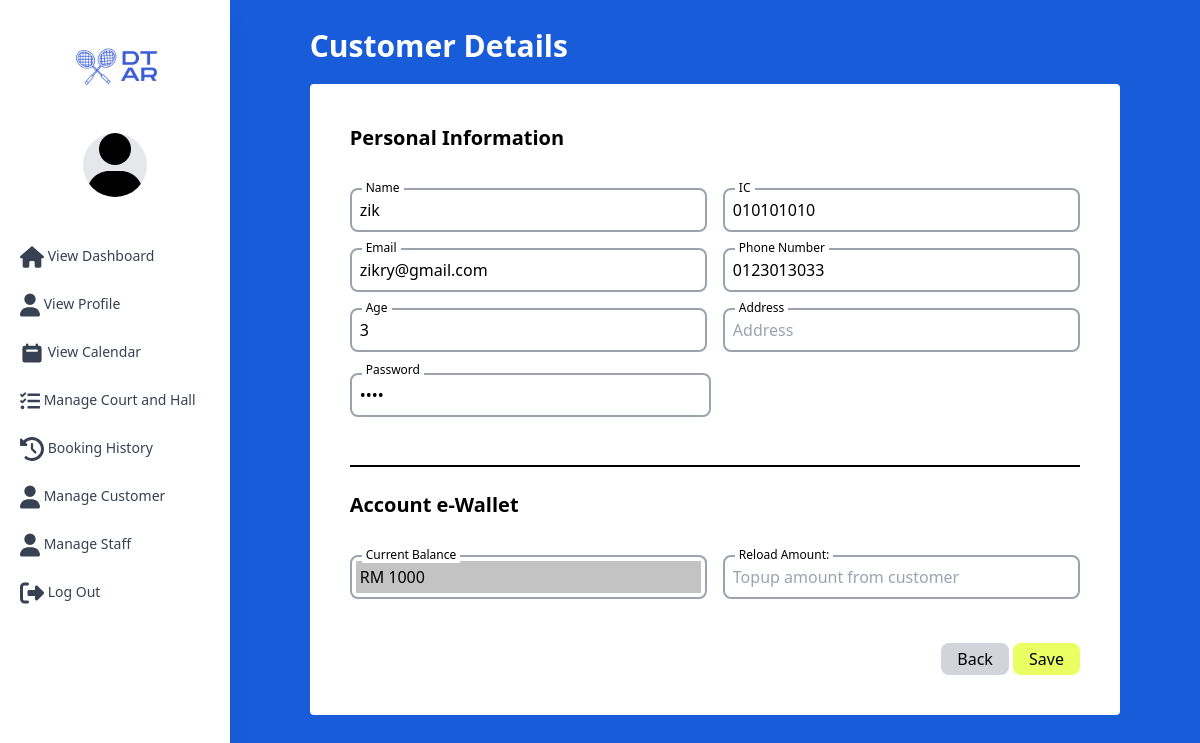
The page /adminManage_user.php?id=4 (signed in) on the database its author committed.
### tables this page shows
CREATE TABLE `online_payment` (
  `online_payment_id` int(11) NOT NULL,
  `current_balance` int(11) DEFAULT NULL,
  `after_balance` int(11) DEFAULT NULL,
  `delete_at` timestamp NULL DEFAULT current_timestamp() ON UPDATE current_timestamp(),
  `update_at` timestamp NULL DEFAULT NULL,
  `create_at` timestamp NULL DEFAULT NULL,
  `token` text DEFAULT NULL,
  `customer_id` int(11) DEFAULT NULL
);

CREATE TABLE `customer` (
  `customer_id` int(11) NOT NULL,
  `customer_name` varchar(50) DEFAULT NULL,
  `customer_age` varchar(50) DEFAULT NULL,
  `customer_ic` varchar(50) DEFAULT NULL,
  `customer_pass` varchar(50) DEFAULT NULL,
  `customer_email` varchar(50) NOT NULL,
  `customer_phone` varchar(20) DEFAULT NULL,
  `customer_address` varchar(100) DEFAULT NULL,
  `delete_at` timestamp NOT NULL DEFAULT current_timestamp() ON UPDATE current_timestamp(),
  `update_at` timestamp NULL DEFAULT NULL,
  `create_at` timestamp NULL DEFAULT NULL,
  `token` text DEFAULT NULL
);

### adminManage_user.php (the view, shortened to what this page needs)
<?php
  include "config.php";
  $customerID = $_GET['id'];
?>
<!DOCTYPE html>
<html lang="en">
<head>
  <link href="/BadmintonWebsite/styles.css" type="text/css" rel="stylesheet">
  <link href="https://cdn.jsdelivr.net/npm/tailwindcss@2.2.19/dist/tailwind.min.css" rel="stylesheet">
</head>
<body>
<body class="font-poppins antialiased">
<div id="view" class="h-screen w-screen flex flex-row bg-dtarblue">
      <div
        id="sidebar"
        class="bg-white h-screen md:block shadow-xl px-3 w-72"
      >
        <div class="space-y-6 md:space-y-10 mt-10">
          <img src="/BadmintonWebsite/assets/logo.png" class="w-24 mx-auto h-auto mb-10" alt="">
          <div id="profile" class="space-y-3">
            <svg class="w-16 h-16 rounded-full mx-auto bg-gray-200"  xmlns="http://www.w3.org/2000/svg" viewBox="0 0 448 512"><path d="M224 256A128 128 0 1 0 224 0a128 128 0 1 0 0 256zm-45.7 48C79.8 304 0 383.8 0 482.3C0 498.7 13.3 512 29.7 512H418.3c16.4 0 29.7-13.3 29.7-29.7C448 383.8 368.2 304 269.7 304H178.3z"/></svg>
          </div>
          <div id="menu" class="flex flex-col space-y-2">
          <?php if($_SESSION['user_role'] != 'Staff')
          {
            echo ' <a href="/BadmintonWebsite/adminHome.php" class="text-sm font-medium text-gray-700 py-2 px-2">
                    <svg class="w-6 h-6 fill-current inline-block" xmlns="http://www.w3.org/2000/svg" viewBox="0 0 576 512"><path d="M575.8 255.5c0 18-15 32.1-32 32.1h-32l.7 160.2c0 2.7-.2 5.4-.5 8.1V472c0 22.1-17.9 40-40 40H456c-1.1 0-2.2 0-3.3-.1c-1.4 .1-2.8 .1-4.2 .1H416 392c-22.1 0-40-17.9-40-40V448 384c0-17.7-14.3-32-32-32H256c-17.7 0-32 14.3-32 32v64 24c0 22.1-17.9 40-40 40H160 128.1c-1.5 0-3-.1-4.5-.2c-1.2 .1-2.4 .2-3.6 .2H104c-22.1 0-40-17.9-40-40V360c0-.9 0-1.9 .1-2.8V287.6H32c-18 0-32-14-32-32.1c0-9 3-17 10-24L266.4 8c7-7 15-8 22-8s15 2 21 7L564.8 231.5c8 7 12 15 11 24z"/></svg>
                      <span class="">View Dashboard</span>
                    </a>';
          }
         ?>
            <a href="/BadmintonWebsite/adminProfile.php" class="text-sm font-medium text-gray-700 py-2 px-2"
            >
            <svg class="w-5 h-6 fill-current inline-block"  xmlns="http://www.w3.org/2000/svg" viewBox="0 0 448 512"><path d="M224 256A128 128 0 1 0 224 0a128 128 0 1 0 0 256zm-45.7 48C79.8 304 0 383.8 0 482.3C0 498.7 13.3 512 29.7 512H418.3c16.4 0 29.7-13.3 29.7-29.7C448 383.8 368.2 304 269.7 304H178.3z"/></svg>
            <span class="">View Profile</span>
            </a>
            <a href="/BadmintonWebsite/adminChooseCalendar.php" class="text-sm font-medium text-gray-700 py-2 px-2"
            >
              <span class="">View Calendar</span>
            </a>
            <?php if($_SESSION['user_role'] != 'Staff')
          {
            echo ' <a href="/BadmintonWebsite/adminPlaceList.php" class="text-sm font-medium text-gray-700 py-2 px-2">
            <svg  class="w-5 h-6 fill-current inline-block" xmlns="http://www.w3.org/2000/svg" height="1em" viewBox="0 0 512 512"><path d="M139.61 35.5a12 12 0 0 0-17 0L58.93 98.81l-22.7-22.12a12 12 0 0 0-17 0L3.53 92.41a12 12 0 0 0 0 17l47.59 47.4a12.78 12.78 0 0 0 17.61 0l15.59-15.62L156.52 69a12.09 12.09 0 0 0 .09-17zm0 159.19a12 12 0 0 0-17 0l-63.68 63.72-22.7-22.1a12 12 0 0 0-17 0L3.53 252a12 12 0 0 0 0 17L51 316.5a12.77 12.77 0 0 0 17.6 0l15.7-15.69 72.2-72.22a12 12 0 0 0 .09-16.9zM64 368c-26.49 0-48.59 21.5-48.59 48S37.53 464 64 464a48 48 0 0 0 0-96zm432 16H208a16 16 0 0 0-16 16v32a16 16 0 0 0 16 16h288a16 16 0 0 0 16-16v-32a16 16 0 0 0-16-16zm0-320H208a16 16 0 0 0-16 16v32a16 16 0 0 0 16 16h288a16 16 0 0 0 16-16V80a16 16 0 0 0-16-16zm0 160H208a16 16 0 0 0-16 16v32a16 16 0 0 0 16 16h288a16 16 0 0 0 16-16v-32a16 16 0 0 0-16-16z"/></svg>
                      <span class="">Manage Court and Hall</span>
                    </a>';
          }
         ?>
            <a
              href="/BadmintonWebsite/adminManage.php"
              class="text-sm font-medium text-gray-700 py-2 px-2"
            >
              <span class="">Booking History</span>
            </a>
            <a href="/BadmintonWebsite/adminUserList.php" class="text-sm font-medium text-gray-700 py-2 px-2">
                          <svg class="w-5 h-6 fill-current inline-block"  xmlns="http://www.w3.org/2000/svg" viewBox="0 0 448 512"><path d="M224 256A128 128 0 1 0 224 0a128 128 0 1 0 0 256zm-45.7 48C79.8 304 0 383.8 0 482.3C0 498.7 13.3 512 29.7 512H418.3c16.4 0 29.7-13.3 29.7-29.7C448 383.8 368.2 304 269.7 304H178.3z"/></svg>
                          <span class="">Manage Customer</span>
            </a>
            <?php if($_SESSION['user_role'] != 'Staff')
              {
                echo '
                        <a href="/BadmintonWebsite/adminStaffList.php" class="text-sm font-medium text-gray-700 py-2 px-2">
                          <svg class="w-5 h-6 fill-current inline-block"  xmlns="http://www.w3.org/2000/svg" viewBox="0 0 448 512"><path d="M224 256A128 128 0 1 0 224 0a128 128 0 1 0 0 256zm-45.7 48C79.8 304 0 383.8 0 482.3C0 498.7 13.3 512 29.7 512H418.3c16.4 0 29.7-13.3 29.7-29.7C448 383.8 368.2 304 269.7 304H178.3z"/></svg>
                          <span class="">Manage Staff</span>
                        </a>
                      ';
              }
            ?>
            <a
              href="/BadmintonWebsite/logout.php"
              class="text-sm font-medium text-gray-700 py-2 px-2"
            >
              <span class="">Log Out</span>
            </a>
          </div>
        </div>
</div>
<section class="pt-7 px-7 md:px-20 w-full">
    <h2 class="text-3xl font-bold mb-4 text-white">Customer Details</h2>
<div>
    <div class="container rounded bg-white mt-5 p-10 w-full">
                <form action="" method="POST">
                    <div class="mb-5">
                      <h1 class="font-bold text-xl">Personal Information</h1>
                    </div>
                    <?php
                      $sql = "SELECT * FROM customer
                      JOIN online_payment
                      ON customer.customer_id = online_payment.customer_id
                      WHERE online_payment.customer_id = '$customerID'";
                      $result = mysqli_query($conn, $sql);
                      if (mysqli_num_rows($result) > 0) {
                        while ($row = mysqli_fetch_assoc($result)) {
                    ?>
                    <div class="flex flex-col md:flex-row gap-0 md:gap-4">
                      <div class="mt-2 relative w-full">
                        <div class="border-2 border-gray-400 p-1 rounded-lg mt-2">
                          <label class="bg-white absolute left-3 top-0 text-xs px-1" for="">Name</label>
                          <input required type="text" name="name" class="form-control p-1 w-full" placeholder="Name" value="<?php echo $row['customer_name'] ?>">
                        </div>
                      </div>
                      <div class="mt-2 relative w-full">
                        <div class="border-2 border-gray-400 p-1 rounded-lg mt-2">
                          <label class="bg-white absolute left-3 top-0 text-xs px-1" for="">IC</label>
                          <input required type="text" name="ic" class="form-control p-1 w-full" placeholder="IC" value="<?php echo $row['customer_ic'] ?>">
                        </div>
                      </div>
                    </div>
                    <div class="flex flex-col md:flex-row gap-0 md:gap-4">
                      <div class="mt-2 relative w-full">
                        <div class="border-2 border-gray-400 p-1 rounded-lg mt-2">
                          <label class="bg-white absolute left-3 top-0 text-xs px-1" for="">Email</label>
                          <input required type="text" name="email" class="form-control p-1 w-full" placeholder="Email" value="<?php echo $row['customer_email'] ?>">
                        </div>
                      </div>
                      <div class="mt-2 relative w-full">
                        <div class="border-2 border-gray-400 p-1 rounded-lg mt-2">
                          <label class="bg-white absolute left-3 top-0 text-xs px-1" for="">Phone Number</label>
                          <input required type="text" name="phone" class="form-control p-1 w-full" placeholder="Phone Number" value="<?php echo $row['customer_phone'] ?>">
                        </div>
                      </div>
                    </div>
                    <div class="flex flex-col md:flex-row gap-0 md:gap-4">
                      <div class="mt-2 relative w-full">
                        <div class="border-2 border-gray-400 p-1 rounded-lg mt-2">
                          <label class="bg-white absolute left-3 top-0 text-xs px-1" for="">Age</label>
                          <input type="text" name="age" class="form-control p-1 w-full" placeholder="Age" value="<?php echo $row['customer_age'] ?>">
                        </div>
                      </div>
                      <div class="mt-2 relative w-full">
                        <div class="border-2 border-gray-400 p-1 rounded-lg mt-2">
                          <label class="bg-white absolute left-3 top-0 text-xs px-1" for="">Address</label>
                          <input type="text" name="address" class="form-control p-1 w-full" placeholder="Address" value="<?php echo $row['customer_address'] ?>">
                        </div>
                      </div>
                    </div>
                    <div class="mt-2 relative w-full" style="width:49.5%; padding-top:5px">
                        <div class="border-2 border-gray-400 p-1 rounded-lg mt-2">
                          <label class="bg-white absolute left-3 top-0 text-xs px-1" style="padding-top:2px" for="">Password</label>
                          <input type="password" name="password" class="form-control p-1 w-full" placeholder="Password" value="<?php echo $row['customer_pass'] ?>">
                        </div>
                    </div>
                    <br><br>
                    <hr style="border: 1px solid black;"><br>
                    <div class="mb-5">
                      <h1 class="font-bold text-xl">Account e-Wallet</h1>
                    </div>
                    <div class="flex flex-col md:flex-row gap-0 md:gap-4">
                      <div class="mt-2 relative w-full">
                        <div class="border-2 border-gray-400 p-1 rounded-lg mt-2">
                          <label class="bg-white absolute left-3 top-0 text-xs px-1" for="">Current Balance</label>
                          <input type="text" class="form-control p-1 w-full" placeholder="Name" value="RM <?php echo $row['after_balance'] ?>" style="background-color: #c3c3c3;" disabled>
                        </div>
                      </div>
                      <div class="mt-2 relative w-full">
                        <div class="border-2 border-gray-400 p-1 rounded-lg mt-2" >
                          <label class="bg-white absolute left-3 top-0 text-xs px-1"for="">Reload Amount: </label>
                          <input type="number" name="reload" class="form-control p-1 w-full" placeholder="Topup amount from customer" value="">
                        </div>
                      </div>
                    </div><br>
                    <div class="mt-5 text-right">
                    <button name="back" class="px-4 py-1 rounded-lg bg-gray-300">Back</button>
                      <button class="px-4 py-1 rounded-lg bg-dtargreen" name="save" >Save</button>
                    </div>
                    </form>
                                    <?php
                                        }
                                      }
                    ?>
                </div>
            </div>
        </div>
  </body>
</body>

### styles.css (style rules this page uses)
html { font-family: 'League Spartan', sans-serif; }
.bg-dtarblue { background-color: #195CDA; }
.bg-dtargreen { background-color: #e9ff62; }

### rows shown on the page
online_payment: name "zik", ic "010101010", email "zikry@gmail.com", phone "0123013033", age "3", after_balance "RM 1000"
